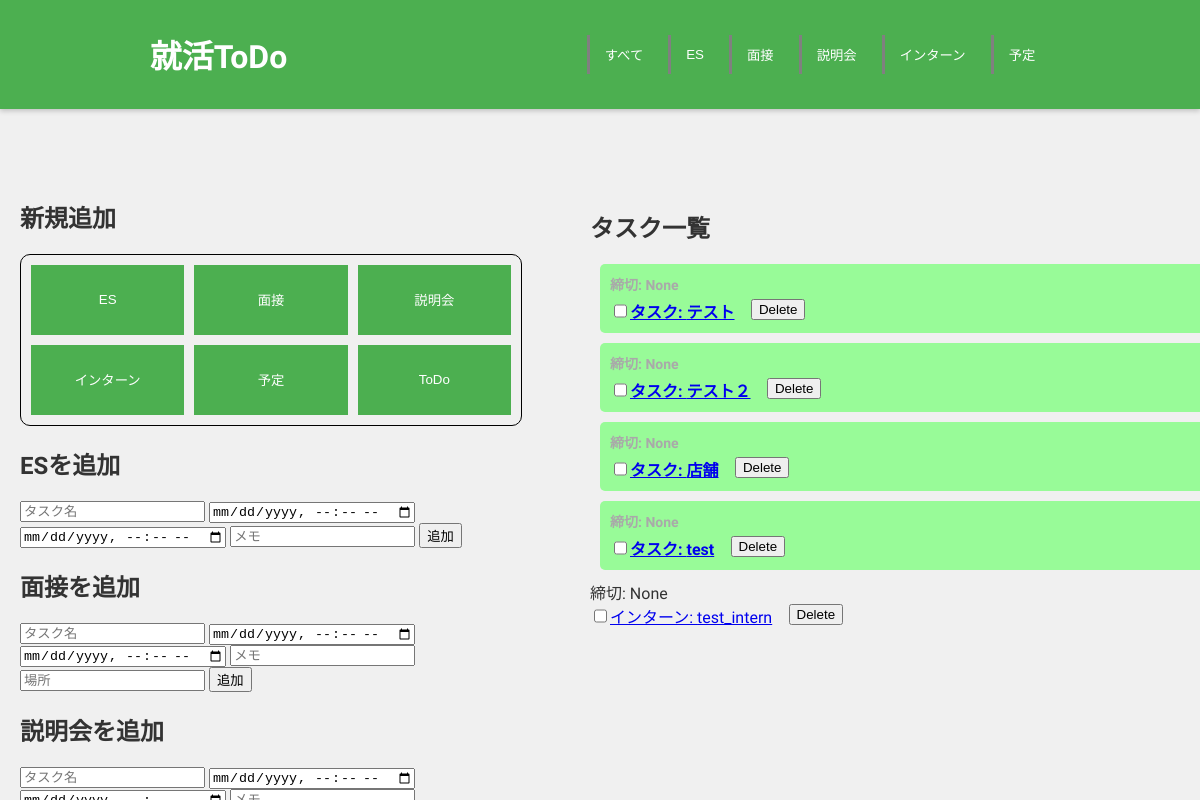
Before: / with the older database file.
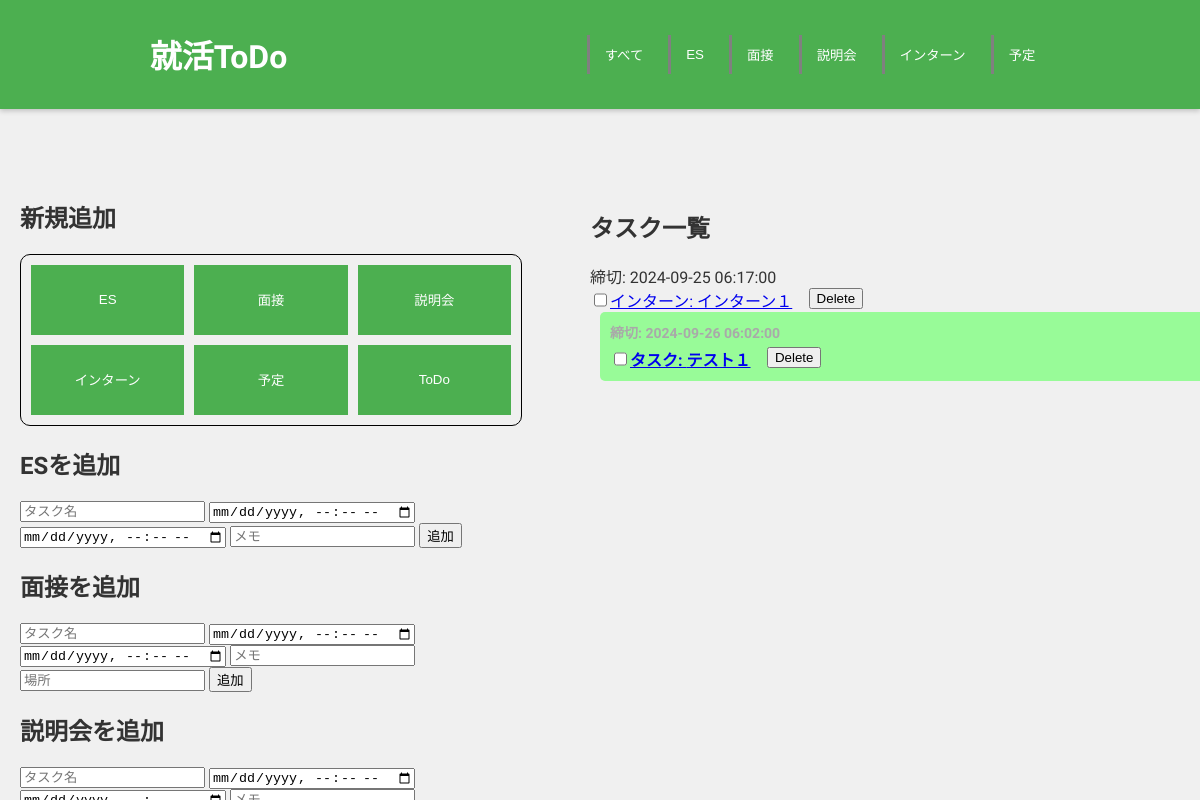
After: the same page with the newer database file.
### app.py (models this page shows, shortened)
class Task(db.Model):
    id = db.Column(db.Integer, primary_key=True)
    title = db.Column(db.String(200), nullable=False)
    start_date = db.Column(db.DateTime, nullable=False)
    end_date = db.Column(db.DateTime, nullable=False)
    body = db.Column(db.String(500), nullable=False)

class Intern(db.Model):
    id = db.Column(db.Integer, primary_key=True)
    title = db.Column(db.String(200), nullable=False)
    start_date = db.Column(db.DateTime, nullable=False)
    end_date = db.Column(db.DateTime, nullable=False)
    body = db.Column(db.String(500), nullable=False)
    place = db.Column(db.String(100), nullable=False)

### app.py (the view)
@app.route('/')
def index():
    tasks = Task.query.all()  # タスクをすべて取得
    interviews = Interview.query.all()
    meetings = Meeting.query.all()
    interns = Intern.query.all()  # インターンをすべて取得
    combined = []
    for task in tasks:
        combined.append((task.title, task.end_date, 'task',task.id))  # タスクの情報をタプルとして追加
    for interview in interviews:
        combined.append((interview.title, interview.end_date, 'interview',interview.id))
    for meeting in meetings:
        combined.append((meeting.title, meeting.end_date, 'meeting',meeting.id))
    for intern in interns:
        combined.append((intern.title, intern.end_date, 'intern',intern.id))  # インターンの情報をタプルとして追加
    combined.sort(key=lambda x: (x[1] is None, x[1]))  # Noneを最後にし、日付でソート
    return render_template('app.html', combined=combined)

### templates/app.html (shortened to what this page needs)
<!DOCTYPE html>
<html lang="ja">
<head>
    <link rel="stylesheet" href="https://unpkg.com/modern-css-reset/dist/reset.min.css" />
    <link rel="stylesheet" type="text/css" href="static/CSS/style.css">
</head>
<body>
    <header>
        <h1>就活ToDo</h1>
        <nav>
            <div class="filter-buttons">
                <button class="filter-btn" data-filter="all">すべて</button>
                <button class="filter-btn" data-filter="es">ES</button>
                <button class="filter-btn" data-filter="interview">面接</button>
                <button class="filter-btn" data-filter="briefing">説明会</button>
                <button class="filter-btn" data-filter="intern">インターン</button>
                <button class="filter-btn" data-filter="schedule">予定</button>
            </div>
        </nav>
    </header>
    <div class="container">
        <div class="form-container" id="main-form">
            <h2>新規追加</h2>
            <div class="button-box">
                <button type="button">ES</button>
                <button type="button">面接</button>
                <button type="button">説明会</button>
                <button type="button">インターン</button>
                <button type="button">予定</button>
                <button type="button">ToDo</button>
            </div>
            <h2>ESを追加</h2>
            <form action="/add_task" method="POST">
                <input type="text" name="title" placeholder="タスク名" required>
                <input type="datetime-local" name="start_date" required>
                <input type="datetime-local" name="end_date" required>
                <input type="text" name="body" placeholder="メモ" required>
                <button type="submit">追加</button>
            </form>
            <h2>面接を追加</h2>
                <input type="text" name="title" placeholder="タスク名" required>
                <input type="datetime-local" name="start_date" required>
                <input type="datetime-local" name="end_date" required>
                <input type="text" name="body" placeholder="メモ" required>
                <input type="text" name="place" placeholder="場所" required>
                <button type="submit">追加</button>
            <h2>説明会を追加</h2>
                <input type="text" name="title" placeholder="タスク名" required>
                <input type="datetime-local" name="start_date" required>
                <input type="datetime-local" name="end_date" required>
                <input type="text" name="body" placeholder="メモ" required>
        </div>
        <div class="task-box">
            <h2>タスク一覧</h2>
            <ul>
                {% for item in combined %}
                {% if item[2] == 'task' %}
                <li class="tasks">
                    <div class="task-datetime">
                        締切: {{ item[1] }}
                    </div>
                    <div class="task-title">
                        <input type="checkbox" name="task_completed" id="task_{{ item[3] }}">
                        <a href = "/tasks/{{item[3]}}">タスク: {{ item[0] }}</a>
                        <form method='POST' action="/delete/task/{{ item[3] }}">
                            <button type="submit">Delete</button>
                        </form>
                    </div>
                </li>
                {% elif item[2] == 'intern' %}
                    <div class="intern-datetime">
                        締切: {{ item[1] }}
                    </div>
                    <div class="task-title">
                        <input type="checkbox" name="interns_completed" id="interns_{{ item[3] }}">
                        <a href = "/intern/{{item[3]}}">インターン: {{ item[0] }}</a>
                        <form method='POST' action="/delete/intern/{{ item[3] }}">
                            <button type="submit">Delete</button>
                        </form>
                    </div>
                {% endif %}
                {% endfor %}
            </ul>
        </div>
    </div>
</body>
</html>

### static/CSS/style.css (style rules this page uses)
body { font-family: "Sawarabi Mincho", serif; background-color: #f0f0f0; color: #333; margin: 0; padding: 0; }
header { display: flex; justify-content: space-around; align-items: center; background-color: #4CAF50; color: white; padding: 10px 0; box-shadow: 0 2px 5px rgba(0, 0, 0, 0.2); }
nav { display: flex; align-items: center; }
.filter-buttons { display: flex; gap: 10px; }
.filter-btn { background-color: #4CAF50; color: white; border: none; border-left: 3px solid gray; padding: 10px 15px; cursor: pointer; transition: background-color 0.3s, transform 0.2s; }
.container { display: flex; justify-content: space-between; align-items: stretch; width: 100%; height: 100%; gap: 20px; }
.form-container { width: 40%; position: fixed; margin: 70px 0 20px 20px; }
.button-box { display: grid; height: 150px; width: 100%; grid-template-columns: repeat(3, 1fr); gap: 10px; margin: 20px 0; padding: 10px; border: 1px solid #000; border-radius: 10px; }
.button-box button { background-color: #4CAF50; color: white; border: none; cursor: pointer; }
.task-box { margin: 70px 0 0 auto; width: 50%; height: 100%; padding: 10px; }
ul { list-style: none; padding: 0; margin: 0; padding-right: 10px; }
li { margin-bottom: 10px; }
.tasks { width: 100%; background-color: #98FB98; padding: 10px; margin-left: 10px; border-radius: 5px; color: black; display: flex; flex-direction: column; font-weight: bold; }
.task-datetime { font-size: 14px; font-weight: bold; margin-bottom: 5px; color: darkgrey; }
.task-title { font-size: 16px; display: flex; }
.task-title button[type="submit"] { margin-left: 30%; }

Changed rows visible on the page:
removed Task: item "None", title "テスト２"
removed Task: item "None", title "店舗"
removed Task: item "None", title "test"
changed Intern: end_date "None" → "2024-09-25 06:17:00"; title "test_intern" → "インターン１"; moves up the list
changed Task: end_date "None" → "2024-09-26 06:02:00"; title "テスト" → "テスト１"
